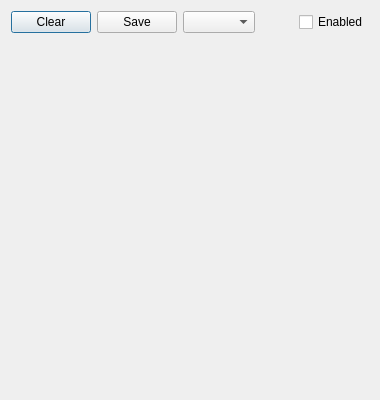
<?xml version="1.0" encoding="UTF-8"?>
<ui version="4.0">
 <class>TestDialog</class>
 <widget class="QDialog" name="TestDialog">
  <property name="geometry">
   <rect>
    <x>0</x>
    <y>0</y>
    <width>380</width>
    <height>400</height>
   </rect>
  </property>
  <property name="windowTitle">
   <string>Dialog</string>
  </property>
  <property name="styleSheet">
   <string notr="true"/>
  </property>
  <layout class="QVBoxLayout" name="verticalLayout">
   <item>
    <layout class="QHBoxLayout" name="horizontalLayout">
     <item>
      <widget class="QPushButton" name="btnClear">
       <property name="text">
        <string>Clear</string>
       </property>
      </widget>
     </item>
     <item>
      <widget class="QPushButton" name="btnSave">
       <property name="text">
        <string>Save</string>
       </property>
      </widget>
     </item>
     <item>
      <widget class="QComboBox" name="comboBox"/>
     </item>
     <item>
      <spacer name="horizontalSpacer">
       <property name="orientation">
        <enum>Qt::Horizontal</enum>
       </property>
       <property name="sizeHint" stdset="0">
        <size>
         <width>40</width>
         <height>20</height>
        </size>
       </property>
      </spacer>
     </item>
     <item>
      <widget class="QCheckBox" name="checkBox">
       <property name="text">
        <string>Enabled</string>
       </property>
      </widget>
     </item>
    </layout>
   </item>
   <item>
    <spacer name="verticalSpacer">
     <property name="orientation">
      <enum>Qt::Vertical</enum>
     </property>
     <property name="sizeHint" stdset="0">
      <size>
       <width>20</width>
       <height>40</height>
      </size>
     </property>
    </spacer>
   </item>
  </layout>
 </widget>
 <resources/>
 <connections/>
</ui>
